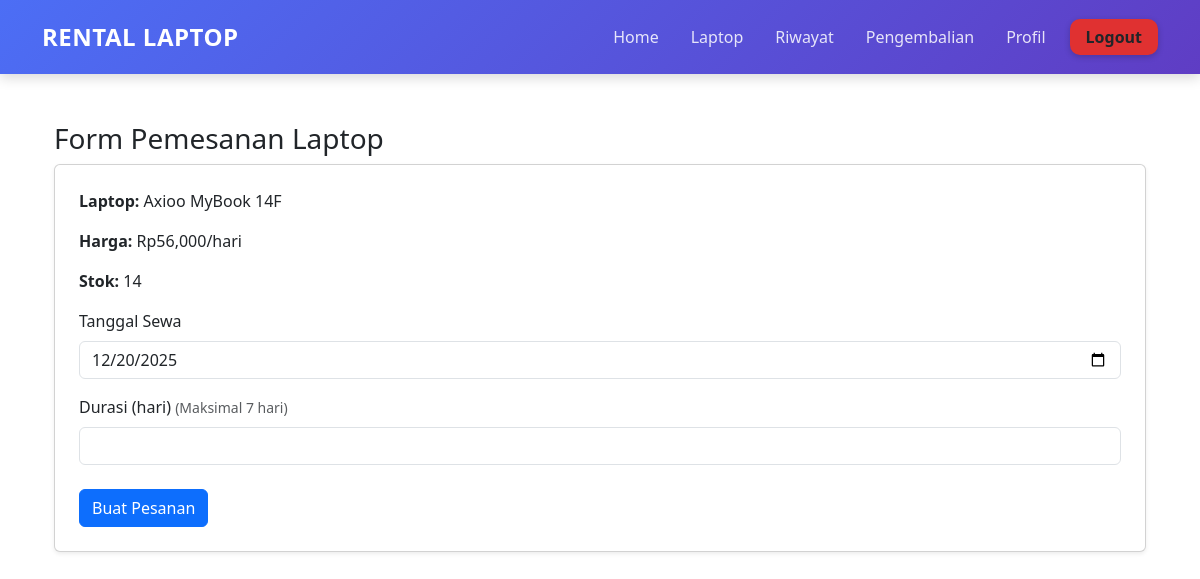
/user/pesanan.php?id_laptop=8 (signed in), run on an earlier commit of the app's database.
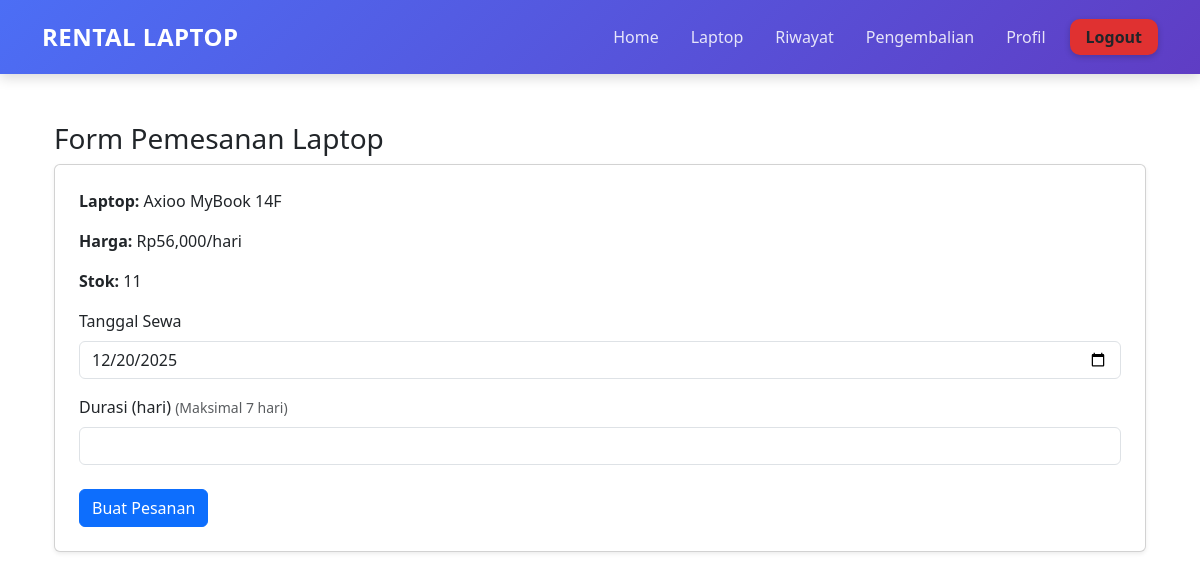
And on a later commit of the database.
### tables this page shows
CREATE TABLE `tb_laptop` (
  `id_laptop` int NOT NULL AUTO_INCREMENT,
  `nama` varchar(100) NOT NULL,
  `foto` varchar(255) DEFAULT NULL,
  `spesifikasi` text NOT NULL,
  `harga_per_hari` int DEFAULT NULL,
  `stok` int NOT NULL,
  `status` enum('Tersedia','Disewa') NOT NULL,
  `harga` int NOT NULL,
  PRIMARY KEY (`id_laptop`)
);

### functions.php (called while the page is built)
<?php
require "config/database.php";
function query($sql) {
  global $conn;
  $result = mysqli_query($conn, $sql);
  $rows = [];
  while($row = mysqli_fetch_assoc($result)) {
    $rows[] = $row;
  }
  return $rows;
}
?>

### user/pesanan.php (the view, shortened to what this page needs)
<?php
require "../functions.php";
$id_laptop = intval($_GET['id_laptop']);
$laptop = query("
    SELECT id_laptop, nama, harga AS harga_per_hari, stok
    FROM tb_laptop
    WHERE id_laptop = $id_laptop
");
$l = $laptop[0];
?>
<!DOCTYPE html>
<html lang="id">
<head>
    <link href="https://cdn.jsdelivr.net/npm/bootstrap@5.3.2/dist/css/bootstrap.min.css" rel="stylesheet">
</head>
<body>
<?php require "../assets/user-header.php"; ?>
<div class="container mt-5">
    <h3>Form Pemesanan Laptop</h3>
    <div class="card p-4 shadow-sm">
        <p><strong>Laptop:</strong> <?= htmlspecialchars($l['nama']); ?></p>
        <p><strong>Harga:</strong> Rp<?= number_format($l['harga_per_hari']); ?>/hari</p>
        <p><strong>Stok:</strong> <?= $l['stok']; ?></p>
        <?php if ($l['stok'] <= 0): ?>
            <div class="alert alert-danger">Stok habis!</div>
        <?php else: ?>
        <form method="POST">
            <label class="form-label">Tanggal Sewa</label>
            <input type="date"
                   id="tanggal_sewa"
                   name="tanggal_sewa"
                   class="form-control"
                   min="<?= date('Y-m-d'); ?>"
                   value="<?= date('Y-m-d'); ?>"
                   required>
            <label class="form-label mt-3">
                Durasi (hari) <small class="text-muted">(Maksimal 7 hari)</small>
            </label>
            <input type="number"
                   name="durasi"
                   class="form-control"
                   min="1"
                   max="7"
                   required>
            <button type="submit" name="pesan" class="btn btn-primary mt-4">
                Buat Pesanan
            </button>
        </form>
        <?php endif; ?>
    </div>
</div>
</body>
</html>

What changed in the data, as far as the page shows it:
changed tb_laptop "Axioo MyBook 14F": stok "14" → "11"
